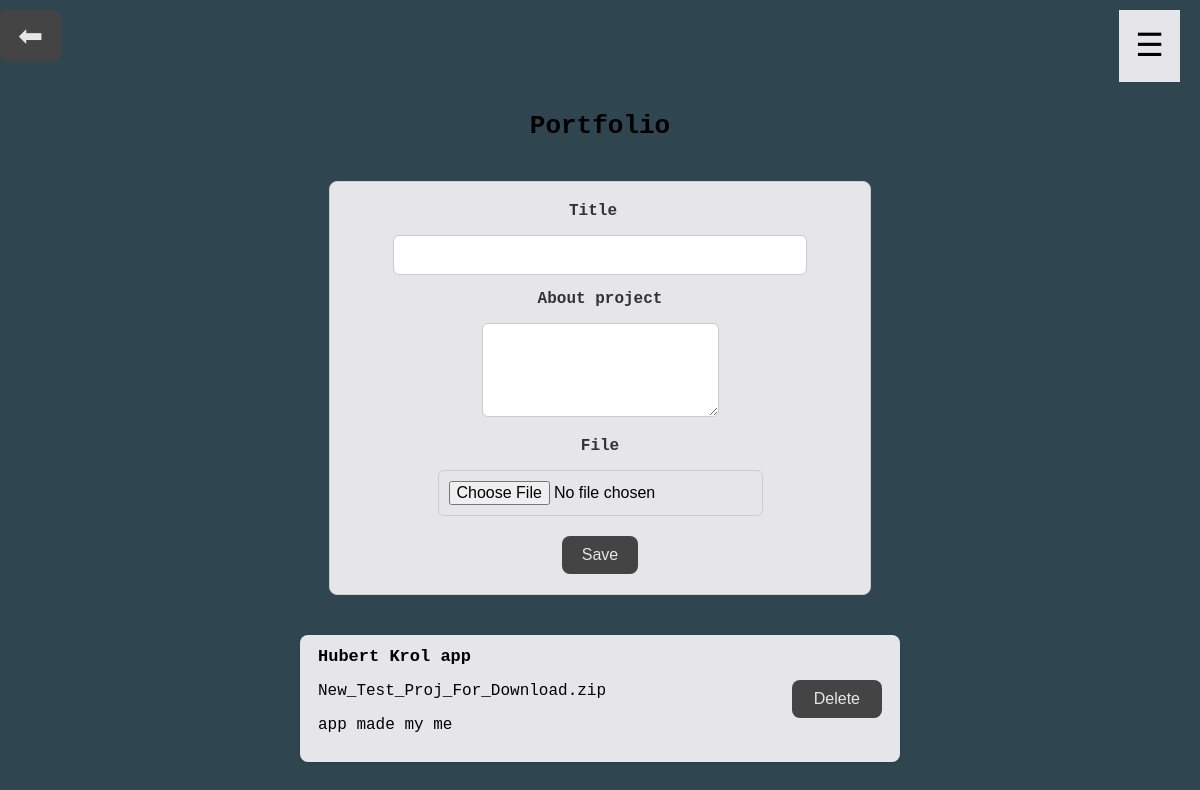
The page /admin/portfolio (signed in) on the database its author committed.
### app.py (models this page shows)
class Portfolio(db.Model):
    id = db.Column(db.Integer, primary_key=True)
    title = db.Column(db.String(150), nullable=False)
    description = db.Column(db.Text, nullable=True)
    filename = db.Column(db.String(255), nullable=True)

### app.py (the view, shortened to what this page needs)
@app.route("/admin/portfolio", methods=["GET", "POST"])
@login_required
def admin_portfolio():
    form = PortfolioForm()
    projects = Portfolio.query.order_by(Portfolio.title.asc()).all()
    return render_template("admin/portfolio.html", form=form, projects=projects)

### app.py
class PortfolioForm(FlaskForm):
    title = StringField("Title", validators=[DataRequired()])
    description = TextAreaField("About project")
    file = FileField("File", validators=[FileAllowed(['zip','pdf','png','jpg','jpeg','gif'])])
    submit = SubmitField("Save")

### app.py (called while the page is built)
@login_manager.user_loader
def load_user(user_id):
    return User.query.get(int(user_id))

@app.context_processor
def inject_year():
    return {"current_year": date.today().year}

### templates/admin/portfolio.html (shortened to what this page needs)
{% extends "base.html" %}
{% block content %}
<button class="btn back-btn" onclick="history.back()">⬅</button>
<h2>Portfolio</h2>
<form method="POST" enctype="multipart/form-data" class="form">
  <div class="form-group">
    <label>{{ form.title.label }}</label>
    {{ form.title(size=40, class="input") }}
  </div>
  <div class="form-group">
    <label>{{ form.description.label }}</label>
    {{ form.description(rows=4, class="textarea") }}
  </div>
  <div class="form-group">
    <label>{{ form.file.label }}</label>
    {{ form.file(class="input") }}
  </div>
  <div class="form-actions">
    {{ form.submit(class="btn") }}
  </div>
</form>
<ul class="table">
  {% for project in projects %}
    <li class="row">
      <div class="col">
        <strong>{{ project.title }}</strong>
        {% if project.filename %}
          <p><a href="{{ url_for('uploaded_file', filename='portfolio/' + project.filename) }}" target="_blank">{{ project.filename }}</a></p>
        {% endif %}
        {% if project.description %}
          <p>{{ project.description }}</p>
        {% endif %}
      </div>
      <div class="col actions">
        <form method="POST" action="{{ url_for('delete_portfolio', project_id=project.id) }}">
          <button class="btn danger" type="submit">Delete</button>
        </form>
      </div>
    </li>
  {% else %}
    <li class="row"><p>empty.</p></li>
  {% endfor %}
</ul>
{% endblock %}

### static/styles/app.css (style rules this page uses)
body { width: 100%; margin: 0; padding: 0; box-sizing: border-box; background-color: #2F4550; font-family: "Fira Code", monospace; }
a { color: #000 !important; text-decoration: none !important; }
.form label { display: flex; align-items: center; gap: -10px; }
.form { display: flex; flex-direction: column; align-items: center; max-width: 500px; margin: 40px auto; padding: 20px; border: 1px solid #ccc; border-radius: 8px; background-color: #E6E6E9; }
.form label { display: flex; flex-direction: column; width: 100%; margin-bottom: 5px; font-weight: bold; }
.form input, .form textarea { padding: 8px; font-size: 16px; border: 1px solid #aaa; border-radius: 4px; width: 100%; box-sizing: border-box; }
.form .btn { padding: 10px 20px; font-size: 16px; cursor: pointer; border: none; border-radius: 5px; background-color: #E6E6E9; }
h2 { text-align: center; margin: 30px 0 20px 0; font-size: 26px; }
.form { display: flex; flex-direction: column; align-items: center; gap: 15px; margin-bottom: 40px; }
.form label { display: flex; flex-direction: column; font-weight: 600; color: #333; width: 100%; max-width: 400px; }
.form input, .form textarea, .form select { padding: 10px; font-size: 16px; border: 1px solid #ccc; border-radius: 6px; margin-top: 5px; }
.btn { display: inline-block; padding: 10px 22px; background-color: #444 !important; color: #E6E6E9 !important; border: none !important; border-radius: 8px !important; font-size: 16px; cursor: pointer; text-decoration: none !important; transition: background 0.3s; }
.btn.danger { background-color: #444 !important; color: #E6E6E9 !important; }
.table { list-style: none; padding: 0; max-width: 600px; margin: 0 auto; }
.row { display: flex; justify-content: space-between; align-items: center; background: #E6E6E9; padding: 12px 18px; border-radius: 8px; margin-bottom: 12px; box-shadow: 0 1px 3px rgba(0,0,0,0.1); }
.row strong { font-size: 17px; }
.row form { margin: 0; }
.back-btn { display: inline-block; margin: 10px 10px 20px 0; background-color: #444 !important; color: #E6E6E9 !important; padding: 8px 18px; border-radius: 6px; font-size: 30px; transition: background 0.3s; cursor: pointer; }

### rows shown on the page
Portfolio: title "Hubert Krol app", filename "New_Test_Proj_For_Download.zip", description "app made my me"
